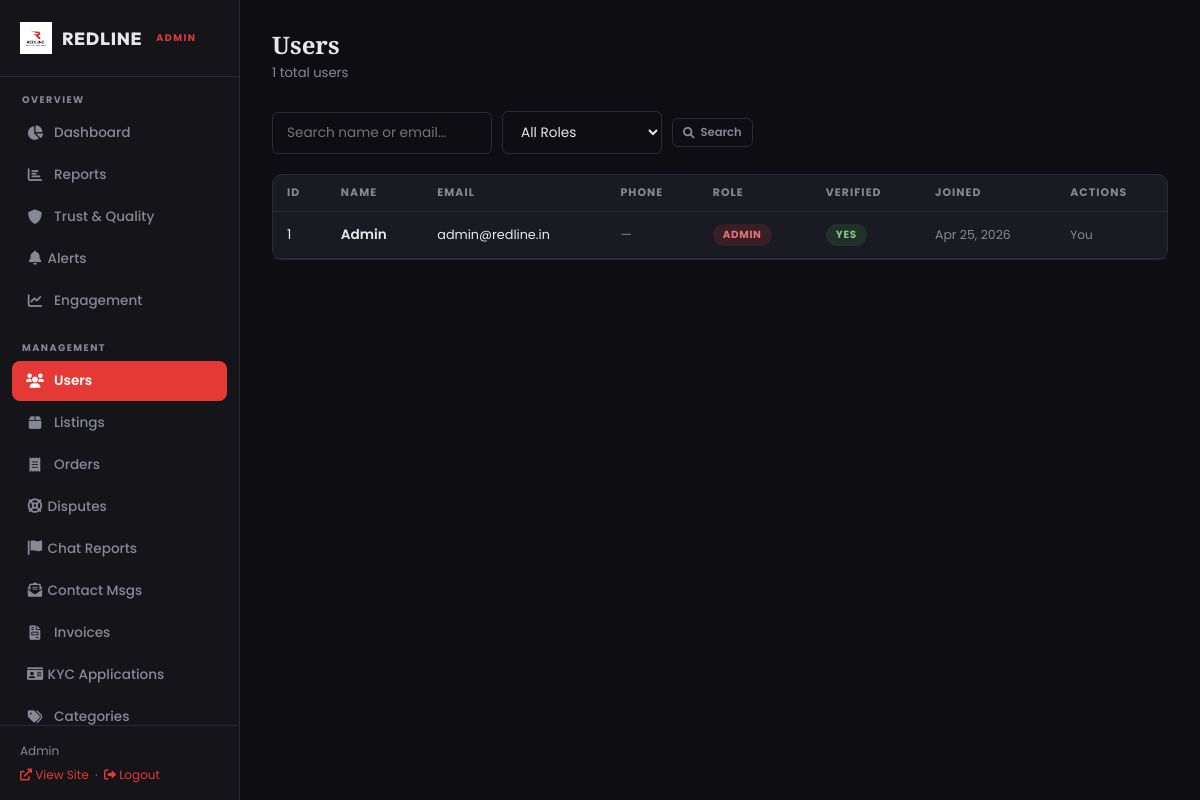
The page /admin/users.php (signed in) on the database its author committed.
### tables this page shows
CREATE TABLE IF NOT EXISTS `users` (
    `id` INT AUTO_INCREMENT PRIMARY KEY,
    `name` VARCHAR(100) NOT NULL,
    `email` VARCHAR(150) NOT NULL UNIQUE,
    `password` VARCHAR(255) NOT NULL,
    `phone` VARCHAR(20) DEFAULT NULL,
    `role` ENUM('buyer','seller','admin') DEFAULT 'buyer',
    `avatar` VARCHAR(255) DEFAULT NULL,
    `banner` VARCHAR(255) DEFAULT NULL,
    `bio` TEXT DEFAULT NULL,
    `is_verified` TINYINT(1) DEFAULT 0,
    `otp` VARCHAR(10) DEFAULT NULL,
    `otp_expiry` DATETIME DEFAULT NULL,
    `created_at` TIMESTAMP DEFAULT CURRENT_TIMESTAMP,
    `updated_at` TIMESTAMP DEFAULT CURRENT_TIMESTAMP ON UPDATE CURRENT_TIMESTAMP
);

### admin/users.php (the view, shortened to what this page needs)
<?php include 'header.php';
$search = trim($_GET['search'] ?? '');
$where = ['1=1'];
$params = [];
$whereClause = implode(' AND ', $where);
$stmt = $conn->prepare("SELECT * FROM users WHERE $whereClause ORDER BY created_at DESC");
$stmt->execute($params);
$users = $stmt->fetchAll(PDO::FETCH_ASSOC);
?>
<div class="admin-page-header">
    <div><h1>Users</h1><p class="page-subtitle"><?php echo count($users); ?> total users</p></div>
</div>
<div class="admin-filters">
    <form style="display:flex;gap:10px;flex-wrap:wrap;align-items:center;">
        <input type="text" name="search" class="admin-input" placeholder="Search name or email..." value="<?php echo htmlspecialchars($search); ?>" style="width:220px;">
        <select name="role" class="admin-select" onchange="this.form.submit()">
            <option value="">All Roles</option>
        </select>
        <button type="submit" class="btn-admin outline sm"><i class="fas fa-search"></i> Search</button>
    </form>
</div>
<div class="admin-card">
    <div style="overflow-x: auto;">
        <table class="admin-table">
            <thead><tr><th>ID</th><th>Name</th><th>Email</th><th>Phone</th><th>Role</th><th>Verified</th><th>Joined</th><th>Actions</th></tr></thead>
            <tbody>
            <?php foreach ($users as $u): ?>
            <tr>
                <td><?php echo $u['id']; ?></td>
                <td style="font-weight: 600;"><?php echo htmlspecialchars($u['name']); ?></td>
                <td style="font-size: 0.8rem;"><?php echo htmlspecialchars($u['email']); ?></td>
                <td style="font-size: 0.8rem; color: var(--admin-muted);"><?php echo htmlspecialchars($u['phone'] ?? '—'); ?></td>
                <td><span class="badge-sm <?php echo $u['role']; ?>"><?php echo ucfirst($u['role']); ?></span></td>
                <td>
                    <?php if ($u['is_verified']): ?>
                        <span class="badge-sm verified">Yes</span>
                    <?php else: ?>
                        <span class="badge-sm unverified">No</span>
                    <?php endif; ?>
                </td>
                <td style="font-size: 0.78rem; color: var(--admin-muted);"><?php echo date('M d, Y', strtotime($u['created_at'])); ?></td>
                <td>
                    <?php if ($u['id'] != $_SESSION['user_id']): ?>
                        <?php if ($u['role'] !== 'admin'): ?>
                            <a href="?action=make_admin&id=<?php echo $u['id']; ?>" class="action-link blue" title="Make Admin"><i class="fas fa-crown"></i></a>
                        <?php endif; ?>
                        <?php if ($u['role'] !== 'seller'): ?>
                            <a href="?action=make_seller&id=<?php echo $u['id']; ?>" class="action-link green" title="Make Seller"><i class="fas fa-store"></i></a>
                        <?php elseif ($u['role'] === 'seller'): ?>
                            <a href="?action=make_buyer&id=<?php echo $u['id']; ?>" class="action-link blue" title="Make Buyer (Revoke Seller)"><i class="fas fa-user-minus"></i></a>
                        <?php endif; ?>
                        <?php if (!$u['is_verified']): ?>
                            <a href="?action=verify&id=<?php echo $u['id']; ?>" class="action-link green" title="Verify"><i class="fas fa-check"></i></a>
                        <?php else: ?>
                            <a href="?action=unverify&id=<?php echo $u['id']; ?>" class="action-link" title="Unverify"><i class="fas fa-times"></i></a>
                        <?php endif; ?>
                        <a href="?action=delete&id=<?php echo $u['id']; ?>" class="action-link" title="Delete" onclick="return confirm('Delete this user?');"><i class="fas fa-trash"></i></a>
                    <?php else: ?>
                        <span style="font-size: 0.75rem; color: var(--admin-muted);">You</span>
                    <?php endif; ?>
                </td>
            </tr>
            <?php endforeach; ?>
            </tbody>
        </table>
    </div>
</div>
<?php include 'footer.php'; ?>

### admin/admin.css (style rules this page uses)
:root { --admin-sidebar-w: 240px; --admin-bg: #0e0e12; --admin-sidebar-bg: #141419; --admin-card-bg: #1a1a22; --admin-border: #2a2a35; --admin-text: #e8e8ec; --admin-muted: #888894; --admin-accent: #e53935; --admin-accent-hover: #c62828; --admin-green: #4caf50; --admin-blue: #42a5f5; --admin-orange: #ffb74d; --admin-purple: #ab47bc; --admin-radius: 10px; }
* { box-sizing: border-box; margin: 0; padding: 0; }
body.admin-body { font-family: 'Poppins', sans-serif; background: var(--admin-bg); color: var(--admin-text); display: flex; min-height: 100vh; }
.admin-page-header { display: flex; align-items: center; justify-content: space-between; margin-bottom: 28px; flex-wrap: wrap; gap: 12px; }
.admin-page-header h1 { font-family: 'Cinzel', serif; font-size: 1.5rem; font-weight: 800; }
.admin-page-header .page-subtitle { font-size: 0.82rem; color: var(--admin-muted); margin-top: 2px; }
.admin-card { background: var(--admin-card-bg); border: 1px solid var(--admin-border); border-radius: var(--admin-radius); margin-bottom: 20px; }
.admin-table { width: 100%; border-collapse: collapse; }
.admin-table th { text-align: left; padding: 10px 14px; font-size: 0.68rem; text-transform: uppercase; letter-spacing: 0.1em; color: var(--admin-muted); border-bottom: 1px solid var(--admin-border); white-space: nowrap; }
.admin-table td { padding: 12px 14px; border-bottom: 1px solid var(--admin-border); font-size: 0.85rem; vertical-align: middle; }
.badge-sm { display: inline-block; padding: 3px 10px; border-radius: 12px; font-size: 0.65rem; font-weight: 700; text-transform: uppercase; letter-spacing: 0.06em; }
.badge-sm.admin { background: rgba(229,57,53,0.15); color: #e57373; }
.badge-sm.verified { background: rgba(76,175,80,0.15); color: #81c784; }
.btn-admin { display: inline-flex; align-items: center; gap: 6px; padding: 8px 16px; border: none; border-radius: 6px; font-family: 'Poppins', sans-serif; font-size: 0.8rem; font-weight: 600; cursor: pointer; transition: all 0.15s; text-decoration: none; color: #fff; }
.btn-admin.outline { background: transparent; border: 1px solid var(--admin-border); color: var(--admin-muted); }
.btn-admin.sm { padding: 5px 10px; font-size: 0.72rem; }
.admin-input, .admin-select, .admin-textarea { width: 100%; background: var(--admin-bg); border: 1px solid var(--admin-border); color: var(--admin-text); border-radius: 6px; padding: 10px 14px; font-family: 'Poppins', sans-serif; font-size: 0.85rem; transition: border-color 0.2s; }
.admin-filters { display: flex; gap: 10px; margin-bottom: 20px; flex-wrap: wrap; align-items: center; }
.admin-filters .admin-input, .admin-filters .admin-select { width: auto; min-width: 160px; }

### rows shown on the page
users: id "1", name "Admin", email "admin@redline.in", phone "—", role "ADMIN", is_verified "YES", created_at "Apr 25, 2026", shows "You"

### other values the page prints
$adminName "Admin"
count($users) "1"
